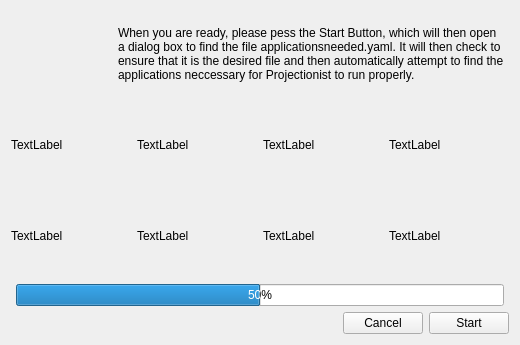
<?xml version="1.0" encoding="UTF-8"?>
<ui version="4.0">
 <class>dialogAppWizard</class>
 <widget class="QDialog" name="dialogAppWizard">
  <property name="windowModality">
   <enum>Qt::ApplicationModal</enum>
  </property>
  <property name="geometry">
   <rect>
    <x>0</x>
    <y>0</y>
    <width>520</width>
    <height>345</height>
   </rect>
  </property>
  <property name="sizePolicy">
   <sizepolicy hsizetype="Fixed" vsizetype="Fixed">
    <horstretch>0</horstretch>
    <verstretch>0</verstretch>
   </sizepolicy>
  </property>
  <property name="minimumSize">
   <size>
    <width>520</width>
    <height>345</height>
   </size>
  </property>
  <property name="maximumSize">
   <size>
    <width>520</width>
    <height>345</height>
   </size>
  </property>
  <property name="windowTitle">
   <string>Applications Wizard</string>
  </property>
  <property name="windowIcon">
   <iconset>
    <normaloff>../resources/buttons/glassRound/glassButtonWizard.png</normaloff>../resources/buttons/glassRound/glassButtonWizard.png</iconset>
  </property>
  <layout class="QVBoxLayout" name="verticalLayout_2">
   <item>
    <layout class="QHBoxLayout" name="horizontalLayout_4" stretch="1,0">
     <property name="leftMargin">
      <number>5</number>
     </property>
     <property name="topMargin">
      <number>0</number>
     </property>
     <property name="rightMargin">
      <number>5</number>
     </property>
     <item>
      <widget class="QLabel" name="labelWizardPixmap">
       <property name="maximumSize">
        <size>
         <width>96</width>
         <height>96</height>
        </size>
       </property>
       <property name="text">
        <string/>
       </property>
       <property name="pixmap">
        <pixmap resource="../resources/buttons/buttonsGlassRound.qrc">:/glassRound/glassButtonWizard.png</pixmap>
       </property>
       <property name="scaledContents">
        <bool>true</bool>
       </property>
      </widget>
     </item>
     <item>
      <widget class="QLabel" name="labelApplicationsInfo">
       <property name="text">
        <string>When you are ready, please pess the Start Button, which will then open a dialog box to find the file applicationsneeded.yaml. It will then check to ensure that it is the desired file and then automatically attempt to find the applications neccessary for Projectionist to run properly.</string>
       </property>
       <property name="wordWrap">
        <bool>true</bool>
       </property>
      </widget>
     </item>
    </layout>
   </item>
   <item>
    <layout class="QHBoxLayout" name="horizontalLayout">
     <item>
      <widget class="QLabel" name="label_2">
       <property name="text">
        <string>TextLabel</string>
       </property>
      </widget>
     </item>
     <item>
      <widget class="QLabel" name="label_3">
       <property name="text">
        <string>TextLabel</string>
       </property>
      </widget>
     </item>
     <item>
      <widget class="QLabel" name="label_4">
       <property name="text">
        <string>TextLabel</string>
       </property>
      </widget>
     </item>
     <item>
      <widget class="QLabel" name="label_5">
       <property name="text">
        <string>TextLabel</string>
       </property>
      </widget>
     </item>
    </layout>
   </item>
   <item>
    <layout class="QHBoxLayout" name="horizontalLayout_2">
     <item>
      <widget class="QLabel" name="label_6">
       <property name="text">
        <string>TextLabel</string>
       </property>
      </widget>
     </item>
     <item>
      <widget class="QLabel" name="label_7">
       <property name="text">
        <string>TextLabel</string>
       </property>
      </widget>
     </item>
     <item>
      <widget class="QLabel" name="label_8">
       <property name="text">
        <string>TextLabel</string>
       </property>
      </widget>
     </item>
     <item>
      <widget class="QLabel" name="label_9">
       <property name="text">
        <string>TextLabel</string>
       </property>
      </widget>
     </item>
    </layout>
   </item>
   <item>
    <layout class="QVBoxLayout" name="verticalLayout" stretch="0">
     <property name="leftMargin">
      <number>5</number>
     </property>
     <property name="rightMargin">
      <number>5</number>
     </property>
     <item>
      <widget class="QProgressBar" name="progressBarApplicatios">
       <property name="sizePolicy">
        <sizepolicy hsizetype="Expanding" vsizetype="Fixed">
         <horstretch>0</horstretch>
         <verstretch>0</verstretch>
        </sizepolicy>
       </property>
       <property name="cursor">
        <cursorShape>WaitCursor</cursorShape>
       </property>
       <property name="value">
        <number>50</number>
       </property>
       <property name="invertedAppearance">
        <bool>false</bool>
       </property>
      </widget>
     </item>
    </layout>
   </item>
   <item>
    <layout class="QHBoxLayout" name="horizontalLayout_5">
     <item>
      <spacer name="horizontalSpacer">
       <property name="orientation">
        <enum>Qt::Horizontal</enum>
       </property>
       <property name="sizeHint" stdset="0">
        <size>
         <width>40</width>
         <height>20</height>
        </size>
       </property>
      </spacer>
     </item>
     <item>
      <widget class="QPushButton" name="pushButtonCancel">
       <property name="text">
        <string>Cancel</string>
       </property>
       <property name="icon">
        <iconset resource="../resources/buttons/buttonsGlassRound.qrc">
         <normaloff>:/glassRound/glassButtonCancel.png</normaloff>:/glassRound/glassButtonCancel.png</iconset>
       </property>
       <property name="iconSize">
        <size>
         <width>28</width>
         <height>28</height>
        </size>
       </property>
       <property name="autoDefault">
        <bool>false</bool>
       </property>
      </widget>
     </item>
     <item>
      <widget class="QPushButton" name="pushButtonStart">
       <property name="text">
        <string>Start</string>
       </property>
       <property name="icon">
        <iconset resource="../resources/buttons/buttonsGlassRound.qrc">
         <normaloff>:/glassRound/glassButtonStart.png</normaloff>:/glassRound/glassButtonStart.png</iconset>
       </property>
       <property name="iconSize">
        <size>
         <width>28</width>
         <height>28</height>
        </size>
       </property>
       <property name="autoDefault">
        <bool>false</bool>
       </property>
      </widget>
     </item>
    </layout>
   </item>
  </layout>
 </widget>
 <resources>
  <include location="../resources/buttons/buttonsGlassRound.qrc"/>
 </resources>
 <connections/>
</ui>
